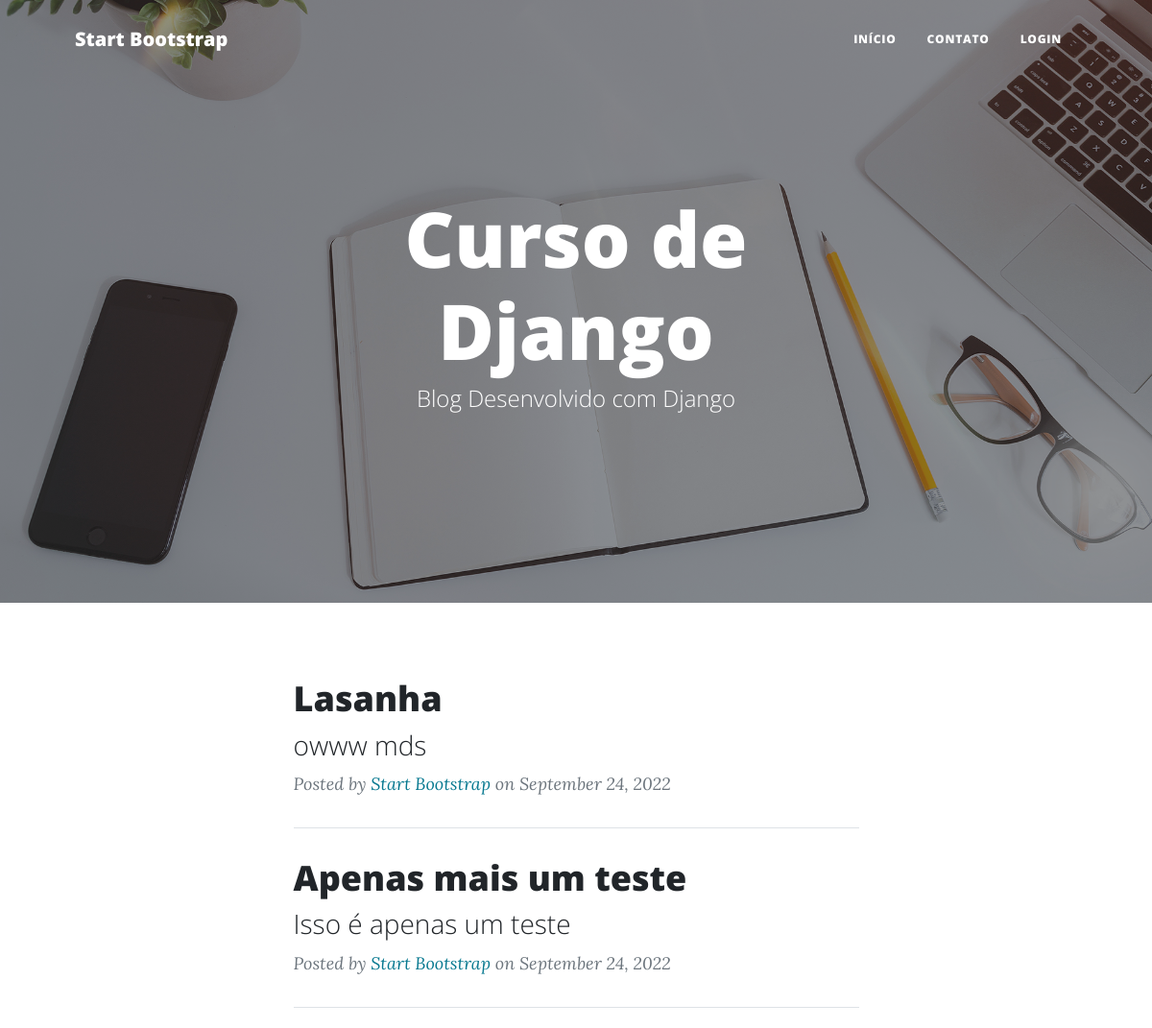
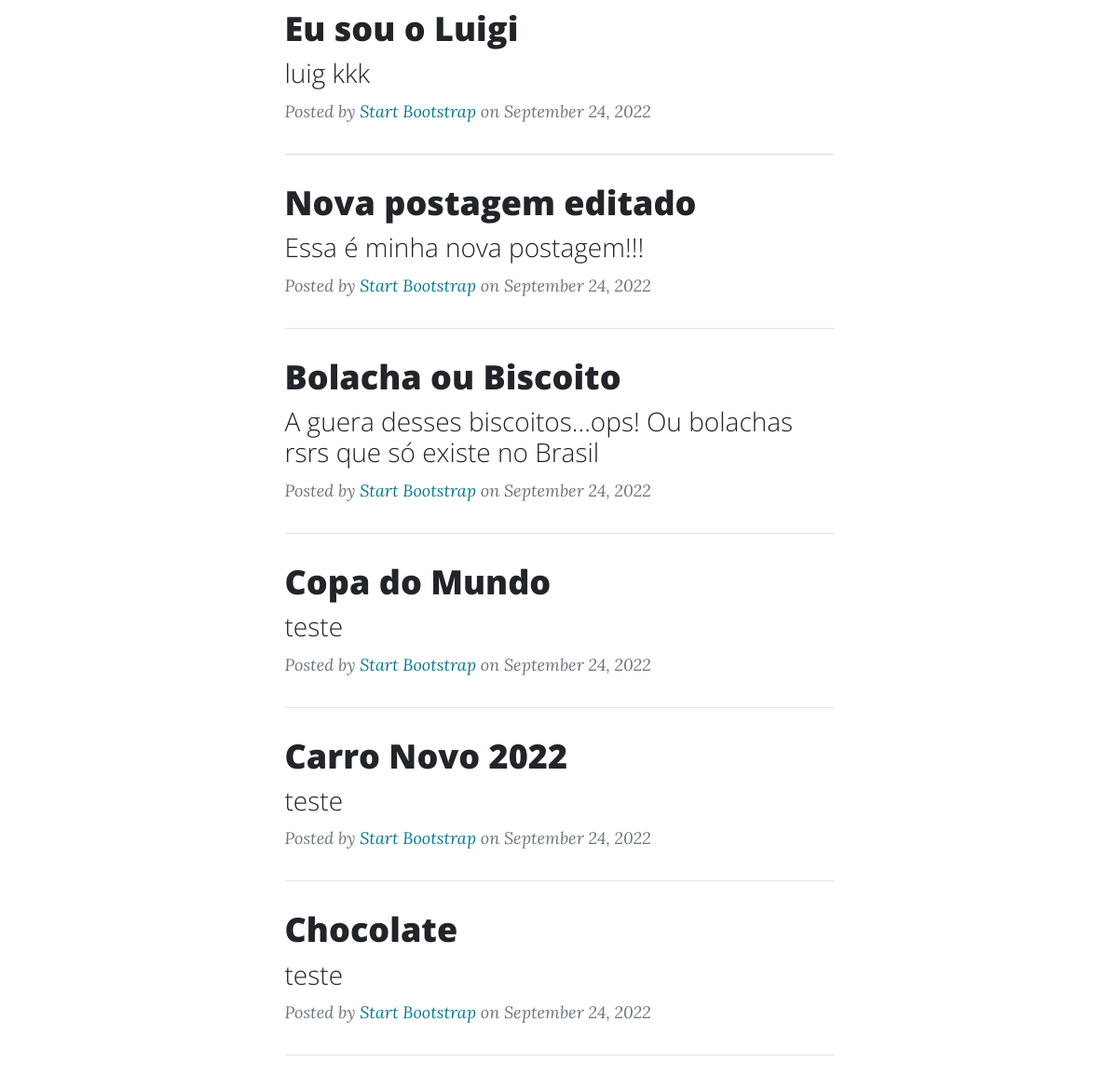
Before: / (upper part) with the older database file (2 pictures, top to bottom).
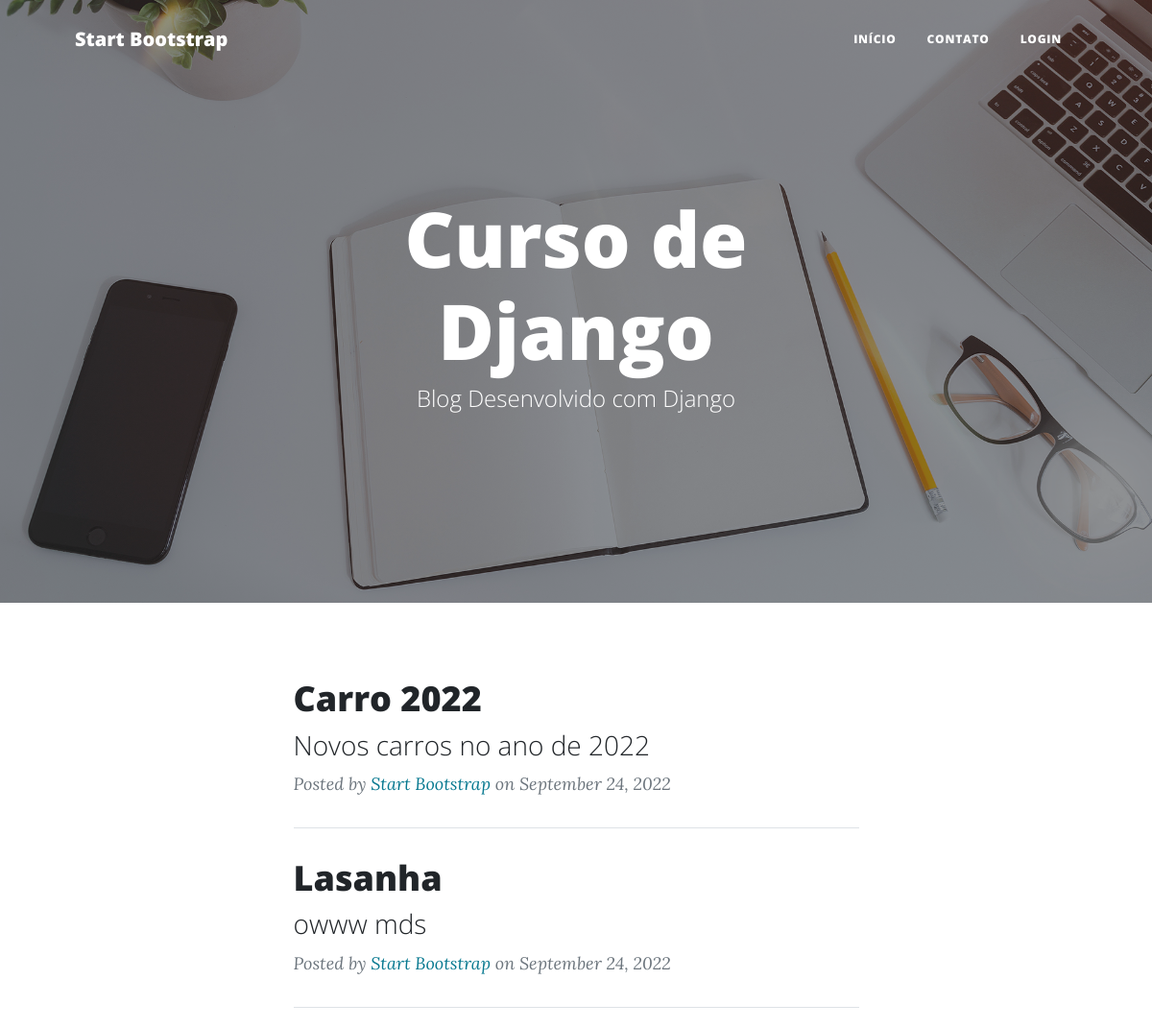
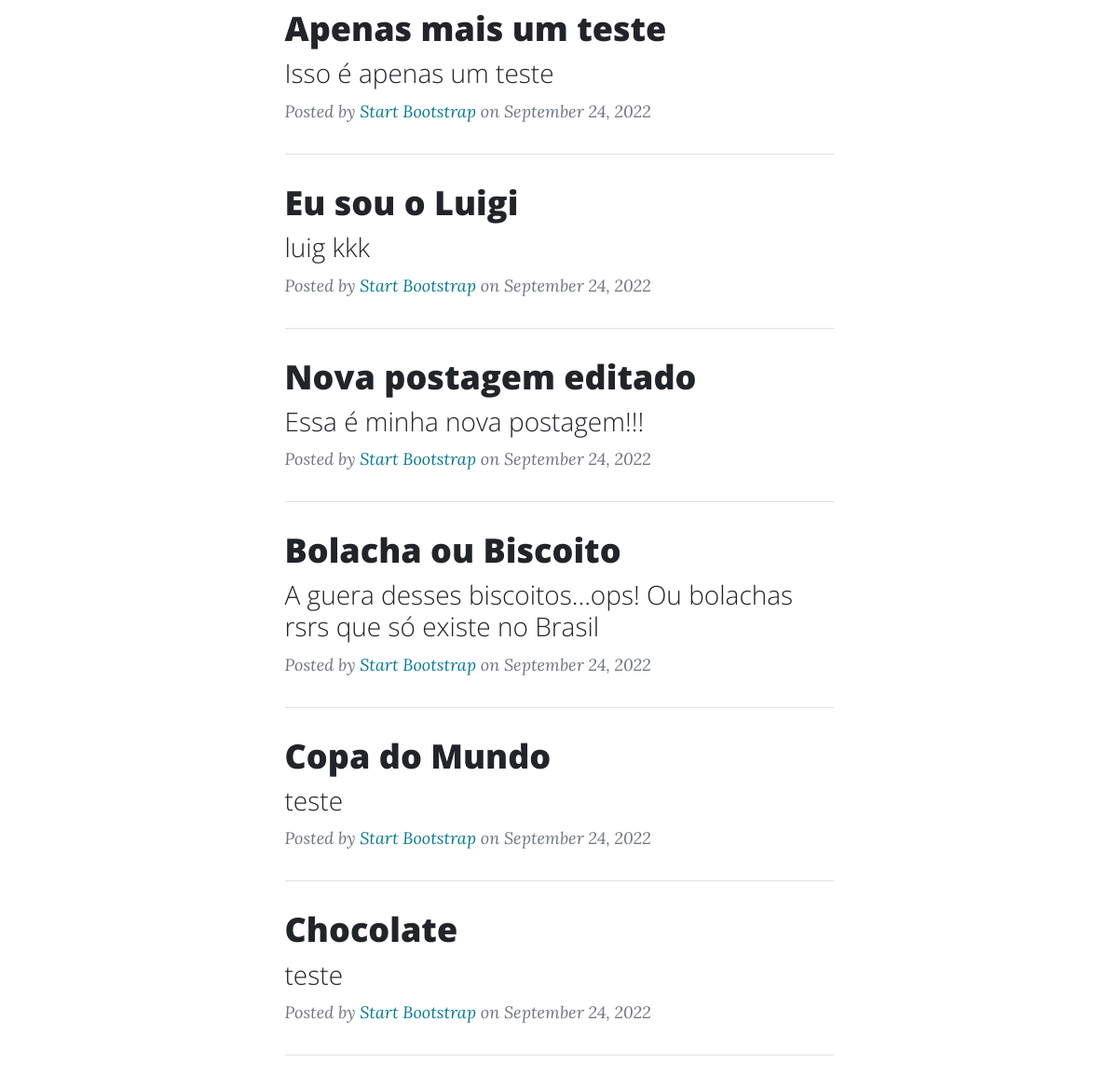
After: the same page with the newer database file (2 pictures, top to bottom).
### blog/models.py (models this page shows, shortened)
class Post(models.Model):
   title = models.CharField(verbose_name="Título", max_length=200)
   subtitle = models.CharField(verbose_name="Subtítulo", max_length=300)
   slug = models.SlugField(max_length=200)
   author = models.ForeignKey(User, on_delete=models.CASCADE)
   content = RichTextField(verbose_name="Conteúdo")
   published_at = models.DateTimeField(default=timezone.now)
   created_at = models.DateTimeField(auto_now_add=True)#só irá add a data na 1ª vez | campo oculto
   modified_at = models.DateTimeField(auto_now=True)#campo oculto
   status = models.CharField(max_length=20, choices=STATUS, default='draft')
   category = models.ManyToManyField(Category, related_name="get_posts")
   background_image = models.ImageField(upload_to="blog", null=True, blank=True)
   objects = models.Manager()
   published = PublishedManager()
   class Meta:
      ordering = ('-published_at',)#irá mostrar os mais recentes antes

### blog/views.py (the view)
# urls.py: path('', views.BlogListView.as_view(), name='blog.home'),
class BlogListView(ListView):
   model = Post
   template_name = 'blog/home.html'
   context_object_name = 'posts'

### social/processors.py (called while the page is built)
def context_social(request):
   context_dict = {}
   links = Link.objects.all()
   for i in links:
      context_dict[i.social_network] = i.url
   return context_dict

### blog/templates/blog/home.html (shortened to what this page needs)
{% extends 'base.html' %}
{% load static %}
{% block header %}
   <header class="masthead" style="background-image: url({% static 'img/home-bg.jpg' %})">
      <div class="container position-relative px-4 px-lg-5">
         <div class="row gx-4 gx-lg-5 justify-content-center">
            <div class="col-md-10 col-lg-8 col-xl-7">
               <div class="site-heading">
                     <h1>Curso de Django</h1>
                     <span class="subheading">Blog Desenvolvido com Django</span>
               </div>
            </div>
         </div>
      </div>
   </header>
{% endblock %}
{% block content %}
   {% for post in posts %}
      <div class="post-preview">
         <a href="{% url 'post.detail' post.slug %}">
             <h2 class="post-title">{{post.title}}</h2>
             <h3 class="post-subtitle">{{post.subtitle|truncatechars:"200"}}</h3>
         </a>
         <p class="post-meta">
             Posted by
             <a href="#!">Start Bootstrap</a>
             on September 24, 2022
         </p>
     </div>
     <hr class="my-4" />
   {% endfor %}
{% endblock %}

Changed rows visible on the page:
removed Post: title "Carro Novo 2022", subtitle "teste"
added Post: title "Carro 2022", subtitle "Novos carros no ano de 2022"
